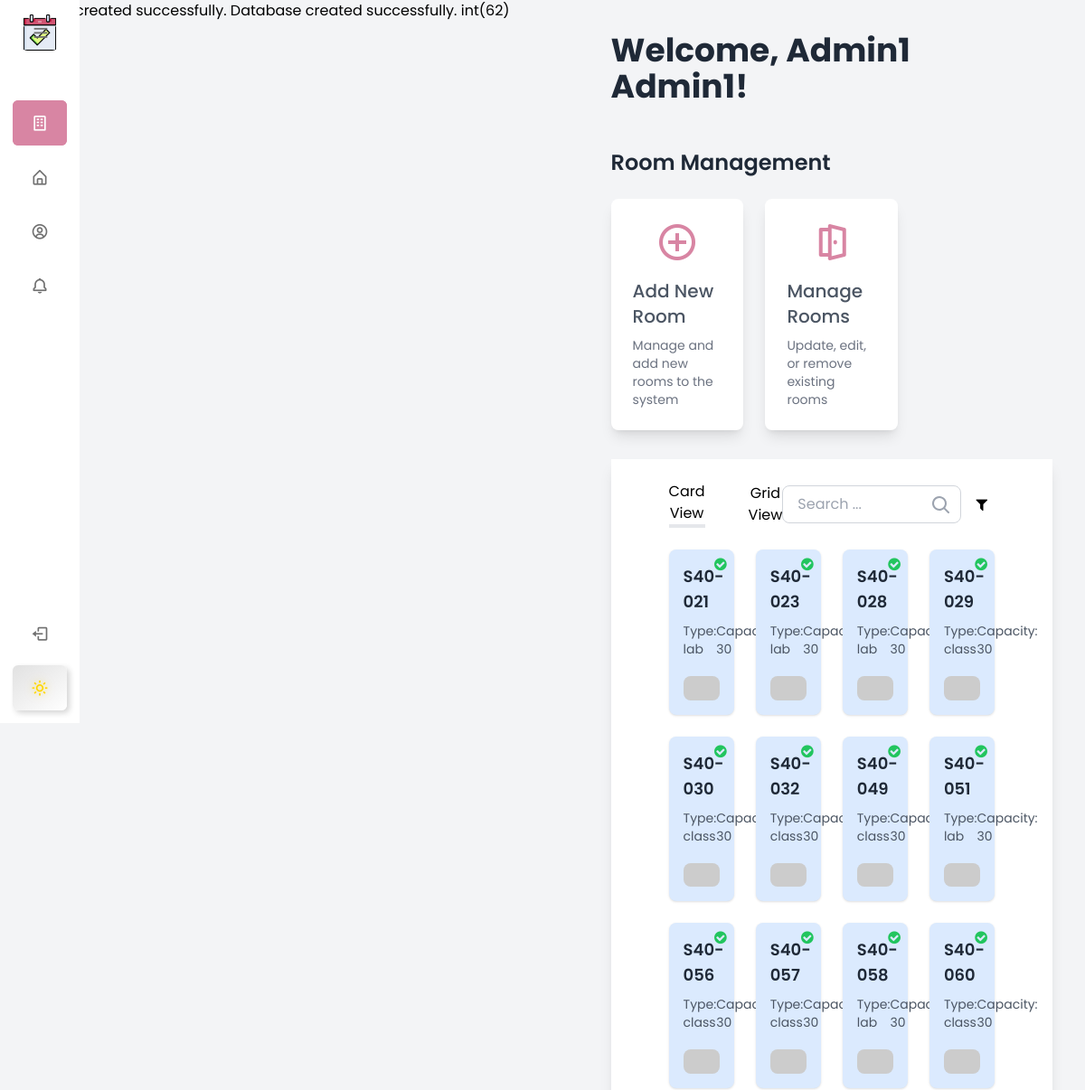
The page /frontend/templates/layout/base.php (signed in, upper part) on the database as committed earlier.
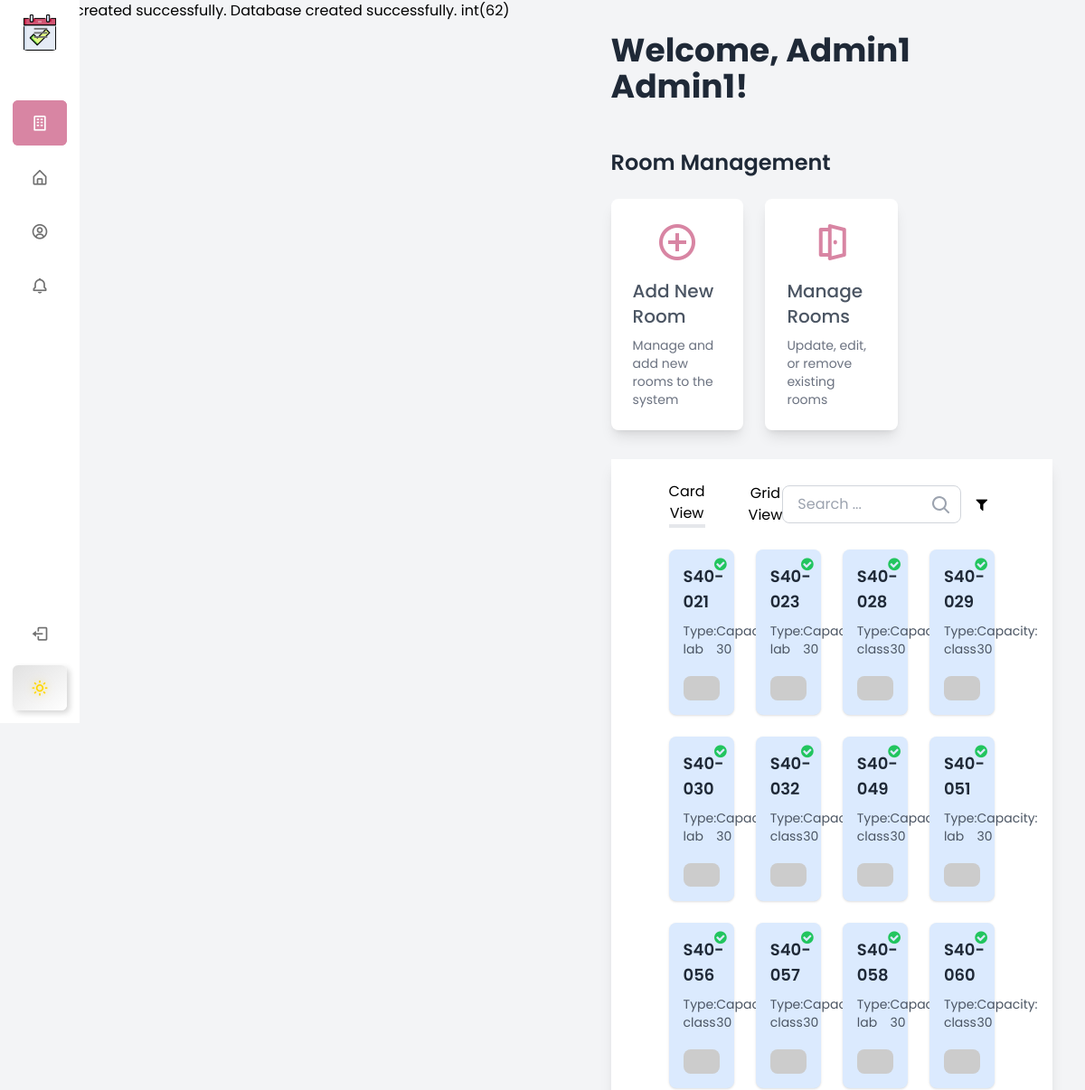
The same page on the database as committed later.
### tables this page shows
CREATE TABLE `users` (
  `userID` int(10) NOT NULL,
  `email` varchar(255) NOT NULL,
  `password` varchar(255) NOT NULL,
  `firstName` text NOT NULL,
  `lastName` text NOT NULL,
  `role` enum('admin','student','instructor') NOT NULL DEFAULT 'student',
  `profilePic` blob DEFAULT NULL
);

CREATE TABLE `room` (
  `roomID` varchar(10) NOT NULL,
  `type` enum('lab','class') DEFAULT 'class',
  `capacity` int(10) UNSIGNED NOT NULL,
  `isAvailable` tinyint(4) NOT NULL DEFAULT 0,
  `floor` tinyint(4) NOT NULL,
  `department` enum('IS','CS','CE') NOT NULL
);

### backend/utils/helpers.php (called while the page is built, shortened)
<?php
include __DIR__ . '/../db-connection.php';
function isAuthorized()
{
  if (isset($_SESSION['active-user'])) {
    $id = $_SESSION['active-user'];
  } else {
    header('Location: ../../templates/layout/signbase.php');
    exit();
  }
  return $id;
}

### backend/database/user-model.php (called while the page is built, shortened)
<?php
require_once __DIR__ . '/../utils/crud.php';
class UserModel
{
    private $conn;
    function __construct($conn, $userID = null, $email = null, $password = null, $firstName = null, $lastName = null, $role = null, $profilePic = null)
    {
        $this->conn = $conn;
    }
    public function getUserByID($userID)
    {
        $crud = new Crud($this->conn);
        $condition = 'userID = ?';
        $result = $crud->read('users', [], $condition, $userID);
        return !empty($result) ? $result[0] : Constants::USER_NOT_FOUND;
    }
}

### backend/utils/crud.php (called while the page is built, shortened)
<?php
class Crud {
    private $db;
    public function __construct(PDO $pdo) {
        $this->db = $pdo;
    }
    public function read(string $tableName, array $columns = [], string $condition = '', ...$args): array {
        $columnList = empty($columns) ? '*' : implode(', ', $columns);
        $query = "SELECT $columnList FROM $tableName";
        if ($condition) {
            $query .= " WHERE $condition";
        }
        $stmt = $this->db->prepare($query);
        $stmt->execute($args);
        return $stmt->fetchAll(PDO::FETCH_ASSOC);
    }
}

### backend/database/room-model.php (called while the page is built, shortened)
<?php
require_once __DIR__ . '/../utils/crud.php';
class RoomModel
{
    private $conn;
    public function __construct($conn, $roomID = null, $type = "class", $capacity = null, $isAvailable = false, $floor = null)
    {
        $this->conn = $conn;
    }
    public function getAllRooms()
    {
        $crud = new Crud($this->conn);
        return $crud->read('room');
    }
}

### frontend/templates/components/home.php (the view, shortened to what this page needs)
<?php
require_once '../../../backend/database/user-model.php';
require_once '../../../backend/database/room-model.php';
require_once '../../../backend/utils/helpers.php';
$id = isAuthorized();
$userModel = new UserModel($pdo);
$id == Constants::GUEST_USER_ID ?
  $user = ['firstName' => 'Guest', 'lastName' => 'User'] :
  $user = $userModel->getUserByID($id);
$roomModel = new RoomModel($pdo);
$rooms = $roomModel->getAllRooms();
usort($rooms, function ($a, $b) {
  return $a['roomID'] <=> $b['roomID'];
});
?>
<body class="bg-gray-100 min-h-screen mr-5">
  <div class="text-left pb-6 pt-20 sm:pt-15 lg:pt-5 md:pt-10">
    <h1 class="text-xl sm:text-3xl lg:text-4xl font-bold text-gray-800 welcome-message">
      <?php if (is_array($user)) {
        echo "Welcome, " . $user["firstName"] . " " . $user["lastName"] . "!";
      } else {
        echo "Welcome, Guest!";
      }
      ?>
    </h1>
  </div>
  <?php if ($id === Constants::ADMIN_USER_ID) { ?>
    <div class="container mx-auto mt-6">
        <h3 class="text-2xl font-semibold text-gray-800 mb-6">Room Management</h3>
        <div class="grid grid-cols-1 sm:grid-cols-2 lg:grid-cols-3 gap-6">
            <div class="bg-white p-6 rounded-lg shadow-lg hover:shadow-xl transition duration-300 flex flex-col justify-center items-center">
                <div onclick="openAddRoomModal()" class="w-full cursor-pointer">
                    <div class="flex flex-col items-center">
                        <i class="bx bx-plus-circle text-5xl mb-4" style="color: #D885A3;"></i>
                        <h4 class="text-xl font-medium text-gray-600">Add New Room</h4>
                        <p class="text-sm text-gray-500 mt-2">Manage and add new rooms to the system</p>
                    </div>
                </div>
            </div>
          <div class="bg-white p-6 rounded-lg shadow-lg hover:shadow-xl transition duration-300 flex flex-col justify-center items-center">
              <div onclick="openRoomListModal()" class="w-full cursor-pointer">
                  <div class="flex flex-col items-center">
                      <i class="bx bx-door-open text-5xl mb-4" style="color: #D885A3;"></i>
                      <h4 class="text-xl font-medium text-gray-600">Manage Rooms</h4>
                      <p class="text-sm text-gray-500 mt-2">Update, edit, or remove existing rooms</p>
                  </div>
              </div>
          </div>
        </div>
    </div>
  <?php } ?>
  <div class="w-full bg-white shadow-lg my-8 py-6 px-4 sm:px-8 lg:px-16">
    <div class="flex justify-between mb-6">
      <div class="flex space-x-4 sm:space-x-8 lg:space-x-12">
        <button id="cardViewBtn" class="view-toggle-btn">Card View</button>
        <button id="gridViewBtn" class="view-toggle-btn">Grid View</button>
      </div>
      <div class="flex justify-center items-center space-x-2">
        <div class="relative w-full sm:max-w-md lg:max-w-lg mx-auto">
          <input type="text" id="roomSearch"
            class="w-full border border-gray-300 rounded-lg px-4 py-2 focus:outline-none focus:ring-2 focus:ring-blue-500"
            placeholder="Search ..." />
          <svg xmlns="http://www.w3.org/2000/svg" class="absolute top-3 right-3 h-5 w-5 text-gray-400"
            viewBox="0 0 20 20" fill="currentColor">
            <path fill-rule="evenodd"
              d="M12.9 14.32a8 8 0 111.414-1.414l4.387 4.387a1 1 0 11-1.414 1.414l-4.387-4.387zM8 14a6 6 0 100-12 6 6 0 000 12z"
              clip-rule="evenodd" />
          </svg>
        </div>
        <div class="relative" id="filterDiv">
          <div id="filterIcon" class="cursor-pointer">
            <i class="fa fa-filter text-3xl p-2" aria-hidden="true"></i>
          </div>
        </div>
      </div>
    </div>
    <div id="roomsContainer"
      class="grid grid-cols-1 sm:grid-cols-2 md:grid-cols-3 lg:grid-cols-4 gap-6 justify-center items-center">
      <?php foreach ($rooms as $room): ?>
        <div
          class="room-card relative p-4 bg-blue-100 rounded-lg shadow transform transition duration-300 hover:scale-105 hover:shadow-xl"
          data-room-type="<?php echo strtolower($room['type']); ?>" data-room-capacity="<?php echo $room['capacity']; ?>"
          data-room-available="<?php echo $room['isAvailable']; ?>"
          data-room-id="<?php echo htmlspecialchars($room['roomID']); ?>" data-room-floor="<?php echo $room['floor']; ?>">
          <div class="absolute top-2 right-2">
            <?php if ($room['isAvailable'] == 1): ?>
              <i class="fa fa-check-circle text-green-500 text-xl" title="Available"></i>
            <?php else: ?>
              <i class="fa fa-minus-circle text-red-500 text-xl" title="Not Available"></i>
            <?php endif; ?>
          </div>
          <h3 class="text-lg font-semibold text-gray-800"><?php echo $room['roomID']; ?></h3>
          <div class="flex justify-around items-center text-sm text-gray-600 mt-2">
            <span>Type: <?php echo htmlspecialchars($room['type']); ?></span>
            <span>Capacity: <?php echo htmlspecialchars($room['capacity']); ?></span>
          </div>
          <div>
            <img src="https://placehold.co/600x400?text=Image+For+<?php echo htmlspecialchars($room['roomID']); ?>"
              class="mt-5 rounded-lg">
          </div>
        </div>
      <?php endforeach; ?>
    </div>
  </div>
  </div>
</body>
</html>

### frontend/templates/layout/base.php (shortened to what this page needs)
<?php
require_once '../../../backend/db-connection.php';
?>
<!DOCTYPE html>
<html lang="en">
<head>
  <link rel="stylesheet" href="../../css/nav.css" />
  <link rel="stylesheet" href="../../css/home.css" />
  <link rel="stylesheet" href="../../css/notification.css" />
  <link rel="stylesheet" href="../../css/roomDetails.css" />
  <link href="https://unpkg.com/boxicons@2.1.1/css/boxicons.min.css" rel="stylesheet" />
  <script src="https://cdn.tailwindcss.com"></script>
  <link rel="stylesheet" href="https://cdnjs.cloudflare.com/ajax/libs/font-awesome/4.7.0/css/font-awesome.min.css">
</head>
<body>
  <?php include "../components/nav.php"; ?>
  <div id="main-content" class="content lg:ml-24 md:ml-12">
    <?php include "../components/home.php" ?>
</body>
</html>

### backend/db-connection.php (shortened to what this page needs)
<?php
require_once __DIR__ . '/utils/crud.php';
$dbhost = "localhost";
$dbport = "3306";
$dbname = "rbs";
$dbuser = "root";
$dbpass = "";
try {
    $pdo = new PDO("mysql:host={$dbhost};port={$dbport};dbname={$dbname}", $dbuser, $dbpass);
    $pdo->setAttribute(PDO::ATTR_ERRMODE, PDO::ERRMODE_EXCEPTION);
    $stmt = $pdo->query("SHOW DATABASES LIKE '$dbname'");
    if ($stmt->rowCount() == 0) {
        echo "Database created successfully.\n";
    }
} catch (PDOException $e) {
    echo "Database connection failed: " . $e->getMessage();
    exit;
}

### frontend/templates/components/nav.php (shortened to what this page needs)
<?php
require_once '../../../backend/utils/helpers.php';
$id = isAuthorized();
var_dump($id);
?>
<nav class="sidebar close">
  <header>
    <div class="open-logo-text">
      <div class="image-text">
        <span class="image">
          <img src="../../images/demo.png" alt="" />
        </span>
      </div>
    </div>
    <i class="bx bx-menu toggle"></i>
  </header>
  <div class="menu-bar">
    <div class="menu">
      <li class="nav-link active">
        <a id="home-tab">
          <i class="bx bx-building icon"></i>
        </a>
      </li>
      <?php if ($id == Constants::ADMIN_USER_ID) { ?>
        <ul class="menu-links">
          <li class="nav-link">
            <a id="dashboard-tab">
              <i class="bx bx-home-alt icon"></i>
            </a>
          </li>
        <?php } ?>
        <?php
        if ($id != Constants::GUEST_USER_ID) {
          echo "<li class='nav-link'>
          <a id='profile-tab' onclick='loadContent('profile.php')'>
            <i class='bx bx-user-circle icon'></i>
            <span class='text nav-text'>Profile</span>
          </a>
        </li>";
        }
        ?>
        <?php
        if ($id != Constants::GUEST_USER_ID) {
          echo "<li class='nav-link'>
          <a id='notifiations-tab'>
            <i class='bx bx-bell icon'></i>
            <span class='text nav-text'>Notifications</span>
          </a>
        </li>";
        }
        ?>
      </ul>
    </div>
    <div class="bottom-content">
      <?php
      if ($id != Constants::GUEST_USER_ID) {
        echo "<li class='nav-link'>
        <a href='../../../backend/server/logout.php'>
          <i class='bx bx-log-out icon'></i>
          <span class='text nav-text'>Logout</span>
        </a>";
      }
      ?>
      <li class="mode">
        <a class="toggle-dark-mode" role="switch" aria-checked="false" tabindex="0">
          <i class='bx bx-sun icon sun'></i>
        </a>
      </li>
    </div>
  </div>
</nav>

### frontend/css/nav.css (style rules this page uses)
* { margin: 0; padding: 0; box-sizing: border-box; font-family: "Poppins", sans-serif; }
:root { --body-color: #e4e9f7; --sidebar-color: #fff; --primary-color: #D885A3; --primary-color-light: #f6f5ff; --toggle-color: #ddd; --text-color: #707070; --border-color: #e6e6e6; --hover-color: #f5f5f5; --dark-body-color: #18191a; --dark-sidebar-color: #242526; --dark-primary-color: #9E4E6B; --dark-primary-color-light: #2c2d2e; --dark-toggle-color: #333; --dark-text-color: #aaa; --dark-border-color: #3a3b3c; --dark-hover-color: #3a3b3c; --tran-03: all 0.2s ease; --tran-04: all 0.3s ease; --tran-05: all 0.3s ease; }
body { display: flex; min-height: 100vh; background-color: var(--body-color); transition: var(--tran-05); }
.sidebar { padding: 10px 14px; background: var(--sidebar-color); transition: var(--tran-05); width: 250px; height: 100vh; position: fixed; }
.sidebar.close { width: 88px; }
.sidebar li { height: 50px; list-style: none; display: flex; align-items: center; margin-top: 10px; }
.sidebar header .image, .sidebar .icon { min-width: 60px; border-radius: 6px; }
.sidebar .icon { min-width: 60px; border-radius: 6px; height: 100%; display: flex; align-items: center; justify-content: center; font-size: 20px; }
.sidebar .text, .sidebar .icon { color: var(--text-color); transition: var(--tran-03); }
.sidebar header { position: relative; }
.sidebar header .image-text { display: flex; align-items: center; }
.sidebar header .image { display: flex; align-items: center; justify-content: center; }
.sidebar header .image img { width: 40px; border-radius: 6px; }
.sidebar header .toggle { position: absolute; top: 15px; left: 20px; height: 25px; width: 25px; background-color: transparent; color: var(--text-color); font-size: 22px; cursor: pointer; transition: var(--tran-05); }
.sidebar.close .toggle { transform: translateY(0) rotate(0deg); }
.sidebar .menu { margin-top: 40px; }
.sidebar li a { list-style: none; height: 100%; background-color: transparent; display: flex; align-items: center; height: 100%; width: 100%; border-radius: 6px; text-decoration: none; transition: var(--tran-03); }
.sidebar li a:hover, .nav-link.active { background-color: var(--primary-color); }
.sidebar li a:hover .icon, .sidebar li a:hover .text, .nav-link.active .icon, .nav-link.active .text { color: var(--sidebar-color); }
.sidebar .menu-bar { height: calc(100% - 55px); display: flex; flex-direction: column; justify-content: space-between; }
.sidebar .menu-bar .mode { background-color: var(--primary-color-light); position: relative; transition: var(--tran-05); }
.mode { position: relative; border-radius: 11px; transition: var(--tran-05); background-color: var(--primary-color-light); }
.toggle-dark-mode { position: relative; display: flex; align-items: center; justify-content: center; height: 22px; width: 44px; background: linear-gradient(145deg, #e1e1e1, #fff); box-shadow: 3px 3px 6px #d5d5d5, -3px -3px 6px #ffffff; transition: all 0.3s ease; cursor: pointer; }
.toggle-dark-mode i { font-size: 20px; color: var(--text-color); position: absolute; transition: var(--tran-03); }
.toggle-dark-mode i.sun { opacity: 1; color: #ffd700; text-shadow: 0 0 10px rgba(255, 215, 0, 0.5); }
.top-nav ul li a:hover, .nav-link.active { background-color: var(--primary-color); color: var(--sidebar-color); transition: var(--tran-04); border-radius: 6px; }
body.dark-mode .top-nav ul li a:hover, .nav-link.active { background-color: var(--dark-primary-color-light); }
.top-nav ul li a.hover, .nav-link.active { background-color: var(--primary-color); color: var(--sidebar-color); }
.nav-link a:hover, .nav-link.active a { background-color: var(--primary-color); color: var(--sidebar-color); transition: var(--tran-04); border-radius: 6px; }
.content { flex: 1; padding: 16px; transition: var(--tran-05); }

### frontend/css/home.css (style rules this page uses)
html, body { margin: 0; padding: 0; box-sizing: border-box; }
.room-card, .room-square { cursor: pointer; }

Rows that differ between the two databases and show on the page:
changed room "S40-028": type "lab" → "class"
changed room "S40-030": type "class" → "lab"
